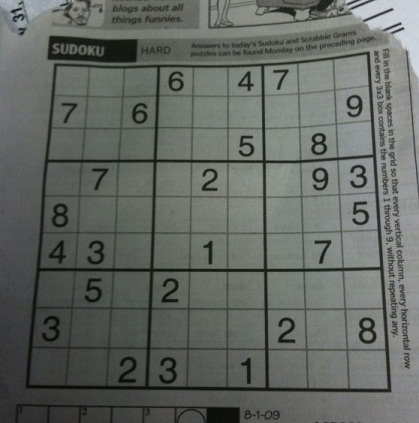
#> input picture sudoku.jpg, 419 x 423 px
$ python grid.py
#> lines starting #> are read from the running program, lines starting #| are printed output that depends on the picture; after the words box and inside, x2 and y2 are one past the last pixel; in counts of white or black regions, pixels touching at a corner belong together
"""
__name__   = grid.py
__author__ = Yash Patel
"""

from operator import itemgetter
import numpy as np
import cv2

from solve import solve

def extrema_pts(comp_vals, fn, xs, ys):
    """
    Description: Given comparison array and function, finds the extremum and
    the corresponding x/y values. Returns as array of pairs

    Params:
        comp_vals (num arr): Array of values to be used to determine what the
            extremum of interest is
        fn (fun: num arr -> num): Function to pick out extremum (max/min)
        xs (num arr): x values from which extremum is returned
        ys (num arr): y values from which extremum is returned
    """
    extremum = comp_vals.index(fn(comp_vals))
    x1, x2 = xs[extremum]
    y1, y2 = ys[extremum]
    return [[x1, y1],[x2, y2]]

def line_intersection(line1, line2):
    xdiff = (line1[0][0] - line1[1][0], line2[0][0] - line2[1][0])
    ydiff = (line1[0][1] - line1[1][1], line2[0][1] - line2[1][1])

    def det(a, b):
        return a[0] * b[1] - a[1] * b[0]

    div = det(xdiff, ydiff)
    if div == 0:
       raise Exception('lines do not intersect')

    d = (det(*line1), det(*line2))
    x = det(d, xdiff) / div
    y = det(d, ydiff) / div
    return [x, y]

def transform_image(img):
    size = 5
    smooth_kernel = np.ones((size,size),np.float32)/(size ** 2)
    smoothed = cv2.filter2D(img,-1,smooth_kernel)
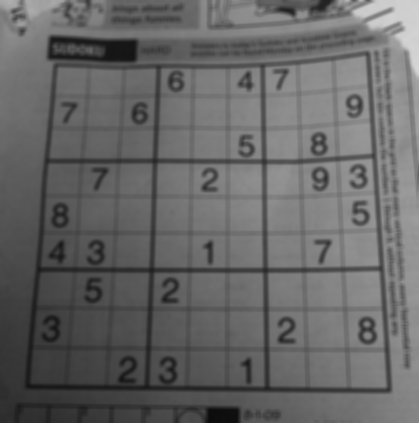
#> smoothed: shape (423, 419); min 12, max 214, mean 101.9
    thresh = cv2.adaptiveThreshold(smoothed, 255,
        cv2.ADAPTIVE_THRESH_GAUSSIAN_C, cv2.THRESH_BINARY, 11, 2)
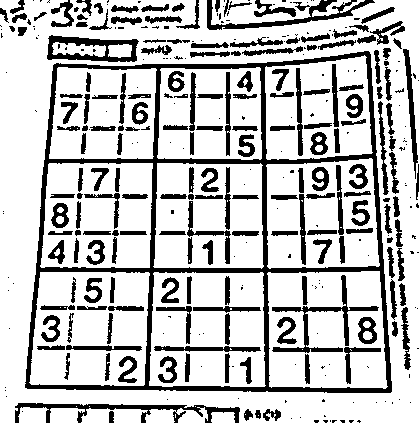
#> thresh: shape (423, 419); 75.9% white; 350 black regions (166 under 20 px), largest, box (x1, y1, x2, y2) and area: (25, 51, 392, 393) 11982, (15, 403, 240, 423) 1394, (207, 0, 375, 30) 1212
    edges = cv2.Canny(thresh,100,200)
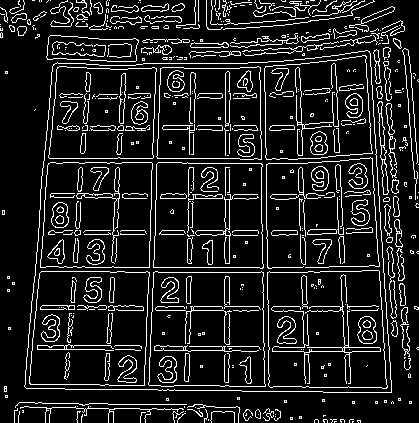
#> edges: shape (423, 419); 12.3% white in thin lines or dots
    lines = cv2.HoughLines(edges,1,np.pi/180,150)
#> lines = 33 rows, first 8: [267, 1.57], [229, 0], [158, 1.57], [306, 1.57], [162, 0.0349], [-258, 3.12], [191, 0.0175], [58, 0.0873]

    horizontal_xs = []
    horizontal_ys = []
    vertical_xs = []
    vertical_ys = []

    for line in lines:
        rho, theta = line[0]

        a = np.cos(theta)
        b = np.sin(theta)
        x0 = a*rho
        y0 = b*rho
        x1 = int(x0 + 1000*(-b))
        y1 = int(y0 + 1000*(a))
        x2 = int(x0 - 1000*(-b))
        y2 = int(y0 - 1000*(a))

        hor_dist  = abs(x2 - x1)   # distance left/right btw endpoints
        vert_dist = abs(y2 - y1)   # distance up/down btw endpoints
        is_horizontal = False # denotes whether or not the line is horizontal
        if hor_dist > vert_dist:
            is_horizontal = True

        if is_horizontal:
            horizontal_xs.append((x1,x2))
            horizontal_ys.append((y1,y2))
        else:
            vertical_xs.append((x1,x2))
            vertical_ys.append((y1,y2))
#> this loop made 33 passes
#> (rho, theta, a, b, x0, y0, x1, y1) on passes 1 to 12: (267, 1.57, -4.37e-08, 1, -1.17e-05, 267, -1000, 266), (229, 0, 1, 0, 229, 0, 229, 1000), (158, 1.57, -4.37e-08, 1, -6.91e-06, 158, -1000, 157), (306, 1.57, -4.37e-08, 1, -1.34e-05, 306, -1000, 305), (162, 0.0349, 0.999, 0.0349, 161.9, 5.65, 127, 1005), (-258, 3.12, -1, 0.0175, 258, -4.5, 240, -1004), (191, 0.0175, 1, 0.0175, 191, 3.33, 173, 1003), (58, 0.0873, 0.996, 0.0872, 57.78, 5.06, -29, 1001), (-330, 3.09, -0.999, 0.0523, 329.5, -17.27, 277, -1015), (-296, 3.11, -0.999, 0.0349, 295.8, -10.33, 260, -1009), (230, 1.57, -4.37e-08, 1, -1.01e-05, 230, -1000, 229), (225, 0, 1, 0, 225, 0, 225, 1000)
#> after the loop, horizontal_xs = [(-1000, 999), (-1000, 999), (-1000, 999), (-1000, 999), (-1000, 999), (-1000, 999), (-1006, 993), (-1000, 999), (-1000, 999), (-1000, 999), (-1000, 999), (-1000, 999)]; horizontal_ys = [(266, 267), (157, 158), (305, 306), (229, 230), (271, 272), (309, 310), (368, 403), (233, 234), (197, 198), (162, 163), (62, 63), (193, 194)]; vertical_xs = [(229, 229), (127, 196), (240, 275), (173, 208), (-29, 144), (277, 381), (260, 330), (225, 225), (123, 192), (-25, 148), (273, 377), (293, 432), (288, 427), (244, 279), (307, 446), (178, 213), (312, 451), (21, 160), (256, 326), (302, 441), (72, 177)]; vertical_ys = 21 items, first 6: (1000, -1000), (1005, -993), (-1004, 995), (1003, -996), (1001, -991), (-1015, 981)

    #------------------------------------------------------------------------- #
    # Crops out just the sudoku board from the image given the Hough transform #
    #------------------------------------------------------------------------- #
    top    = extrema_pts(horizontal_ys, min, horizontal_xs, horizontal_ys)
#> in extrema_pts, `extremum = comp_vals.index(fn(comp_vals))`: extremum = 10
#> in extrema_pts, `x1, x2 = xs[extremum]`: x1 = -1000; x2 = 999
#> in extrema_pts, `y1, y2 = ys[extremum]`: y1 = 62; y2 = 63
#> top = [[-1000, 62], [999, 63]]
    bottom = extrema_pts(horizontal_ys, max, horizontal_xs, horizontal_ys)
#> bottom = [[-1006, 368], [993, 403]]
    left   = extrema_pts(vertical_xs, min, vertical_xs, vertical_ys)
#> left = [[-29, 1001], [144, -991]]
    right  = extrema_pts(vertical_xs, max, vertical_xs, vertical_ys)
#> right = [[312, -1024], [451, 970]]

    #------------------------------------------------------------------------- #
    # Crops the image   #
    #------------------------------------------------------------------------- #
    top_left     = line_intersection(top, left)
#> in line_intersection, `xdiff = (line1[0][0] - line1[1][0], line2[0][0] - line2[1][0])`: xdiff = (-1999, -173)
#> in line_intersection, `ydiff = (line1[0][1] - line1[1][1], line2[0][1] - line2[1][1])`: ydiff = (-1, 1992)
#> in line_intersection, `div = det(xdiff, ydiff)`: div = -3982181
#> in line_intersection, `d = (det(*line1), det(*line2))`: d = (-124938, -115405)
#> in line_intersection, `x = det(d, xdiff) / div`: x = 52.5
#> in line_intersection, `y = det(d, ydiff) / div`: y = 62.53
#> top_left = [52.5, 62.53]
    top_right    = line_intersection(top, right)
#> top_right = [387.8, 62.69]
    bottom_left  = line_intersection(bottom, left)
#> bottom_left = [24.41, 386]
    bottom_right = line_intersection(bottom, right)
#> bottom_right = [410.8, 392.8]

    pts1   = np.float32([top_left,top_right,bottom_left,bottom_right])
#> pts1 = [[52.5, 62.53], [387.8, 62.69], [24.41, 386], [410.8, 392.8]]
    pts2   = np.float32([[0,0],[300,0],[0,300],[300,300]])
    M      = cv2.getPerspectiveTransform(pts1, pts2)
#> M = [[0.941, 0.0817, -54.51], [-0.000552, 1.1, -68.93], [5.4e-05, 0.000487, 1]]
    warped = cv2.warpPerspective(thresh, M, (300,300))
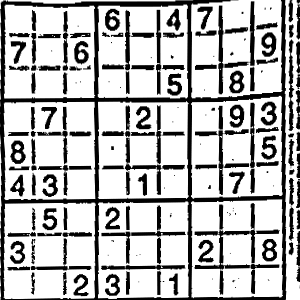
#> warped: shape (300, 300); min 0, max 255, mean 186.1
    return warped

def board_from_image(img):
    edges = cv2.Canny(img,100,200)
    lines = cv2.HoughLines(edges,1,np.pi/180,150)
    for line in lines:
        rho, theta = line[0]

        a = np.cos(theta)
        b = np.sin(theta)
        x0 = a*rho
        y0 = b*rho
        x1 = int(x0 + 1000*(-b))
        y1 = int(y0 + 1000*(a))
        x2 = int(x0 - 1000*(-b))
        y2 = int(y0 - 1000*(a))

        cv2.line(img,(x1,y1),(x2,y2), 255)

    cv2.imsave("sudoku", img)

def main(fn):
    image = cv2.imread(fn, 0)
    warped = transform_image(image)
#> (the run stopped early here; a loop or call above may not have finished)
